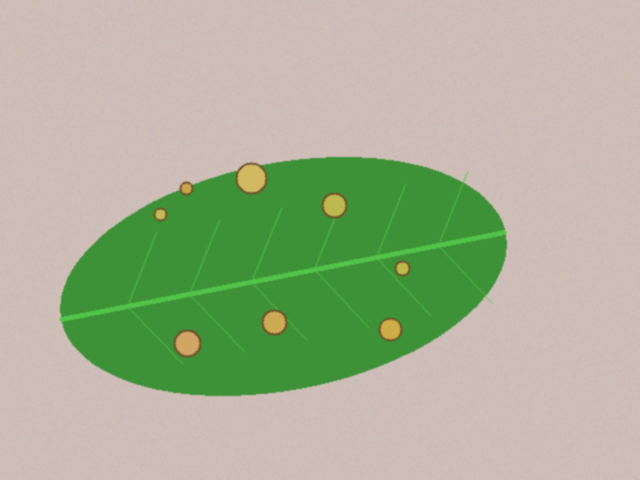
#> input picture data/bersih/teh_041.png, 640 x 480 px, found by its file name; the run also reads 1 picture not shown here
$ jupyter execute --allow-errors B6_morfologi.ipynb   (shell and % lines are left out)
#> lines starting #> are read from the running program, lines starting #| are printed output that depends on the picture; after the words box and inside, x2 and y2 are one past the last pixel; in counts of white or black regions, pixels touching at a corner belong together
#> in baca, img is the input picture: shape (480, 640, 3); mean B, G, R 149.8, 178.3, 169
### src/utils_cv.py
# -*- coding: utf-8 -*-
"""utils_cv

Automatically generated by Colab.

Original file is located at
    https://colab.research.google.com/drive/1yaLWqWndo8IHZs94wxVdxO93NCY6QhBB
"""

"""
utils_cv.py
Fungsi bantu yang dipakai ulang sepanjang semester.
"""

import cv2
import numpy as np
import matplotlib.pyplot as plt


def baca(path):
    """Membaca citra dan langsung memberi pesan jelas bila gagal."""

    img = cv2.imread(path)

    if img is None:
        raise FileNotFoundError(f"Citra tidak ditemukan: {path}")

    return img


def tampil(daftar, judul, baris=1, ukuran=(14, 4)):
    """
    Menampilkan beberapa citra berdampingan.
    Citra 3 kanal dianggap BGR.
    """

    kolom = int(np.ceil(len(daftar) / baris))

    plt.figure(figsize=ukuran)

    for i, (im, jd) in enumerate(zip(daftar, judul)):
        plt.subplot(baris, kolom, i + 1)

        if im.ndim == 3:
            plt.imshow(cv2.cvtColor(im, cv2.COLOR_BGR2RGB))
        else:
            plt.imshow(im, cmap="gray", vmin=0, vmax=255)

        plt.title(jd)
        plt.axis("off")

    plt.tight_layout()


# [38 lines left out: functions kontras_bercak, statistik, not called in this run]

### src/praproses.py
# -*- coding: utf-8 -*-
"""praproses

Automatically generated by Colab.

Original file is located at
    https://colab.research.google.com/drive/1gBHaIEgxb04OF1H6e6EdqUAJ3U9CInIl
"""

"""praproses.py: rangkaian praproses SIMUTEH."""

import json
import cv2
import numpy as np

PARAM_BAWAAN = {
    "lebar": 640,
    "gamma": 1.0,
    "clahe_clip": 2.0,
    "clahe_tile": 8,
    "penapis": "median",
    "kernel": 3,
    "sigma": 1.0,
    "tajam_k": 0.0,
}


def praproses(img_bgr, p=None):
    """Urutan: ubah ukuran -> gamma -> CLAHE kanal V -> redam derau -> tajamkan."""
    p = {**PARAM_BAWAAN, **(p or {})}

    # TODO 1: Ubah ukuran citra, lebar sesuai parameter dan rasio aspek tetap
    tinggi_baru = int(img_bgr.shape[0] * p["lebar"] / img_bgr.shape[1])
    img = cv2.resize(
        img_bgr,
        (p["lebar"], tinggi_baru),
        interpolation=cv2.INTER_AREA
    )

    # TODO 2: Koreksi gamma
    if p["gamma"] != 1:
        gamma = p["gamma"]
        lut = np.array([
            255 * (i / 255) ** (1 / gamma)
            for i in range(256)
        ]).clip(0, 255).astype(np.uint8)

        img = cv2.LUT(img, lut)

    # TODO 3: CLAHE pada kanal V
    if p["clahe_clip"] > 0:
        hsv = cv2.cvtColor(img, cv2.COLOR_BGR2HSV)

        clahe = cv2.createCLAHE(
            clipLimit=p["clahe_clip"],
            tileGridSize=(p["clahe_tile"], p["clahe_tile"])
        )

        hsv[:, :, 2] = clahe.apply(hsv[:, :, 2])
        img = cv2.cvtColor(hsv, cv2.COLOR_HSV2BGR)

    # TODO 4: Redam derau sesuai jenis penapis
    if p["penapis"] == "rerata":
        img = cv2.blur(img, (p["kernel"], p["kernel"]))

    elif p["penapis"] == "gaussian":
        img = cv2.GaussianBlur(
            img,
            (p["kernel"], p["kernel"]),
            p["sigma"]
        )

    elif p["penapis"] == "median":
        img = cv2.medianBlur(img, p["kernel"])

    # TODO 5: Unsharp masking
    if p["tajam_k"] > 0:
        blur = cv2.GaussianBlur(img, (5, 5), 1.0)
        img = cv2.addWeighted(
            img,
            1 + p["tajam_k"],
            blur,
            -p["tajam_k"],
            0
        )

    return img


def simpan_param(p, path="../hasil/param_praproses.json"):
    with open(path, "w") as f:
        json.dump({**PARAM_BAWAAN, **p}, f, indent=2)

### src/utils_tepi.py

"""utils_tepi.py: fungsi bantu evaluasi deteksi tepi dan morfologi (P5-P6 SIMUTEH)."""

import cv2
import numpy as np


# [27 lines left out: functions tepi_acuan, skor_tepi, not called in this run]


def iou(a, b):
    """Intersection over Union dua mask biner."""
    a, b = a > 0, b > 0
    gabungan = (a | b).sum()

    return 1.0 if gabungan == 0 else float((a & b).sum() / gabungan)


def mask_daun_awal(img_bgr):
    """Mask daun sementara: ambang Otsu pada kanal saturasi (dibahas tuntas di P7)."""
    s = cv2.cvtColor(img_bgr, cv2.COLOR_BGR2HSV)[:, :, 1]
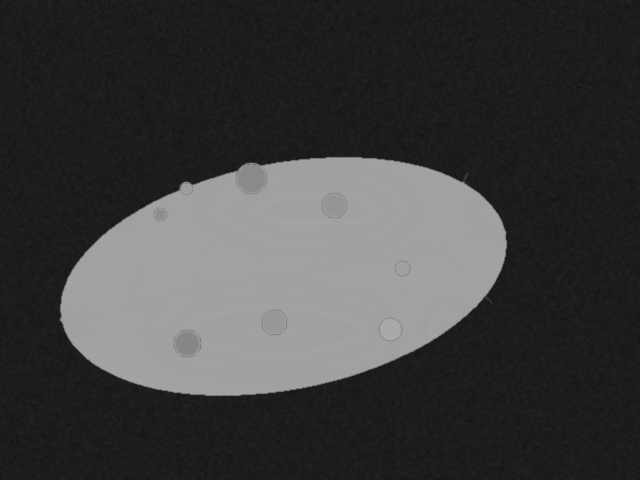
#> s: shape (480, 640); min 19, max 170, mean 62.6
    _, m = cv2.threshold(s, 0, 255, cv2.THRESH_BINARY + cv2.THRESH_OTSU)
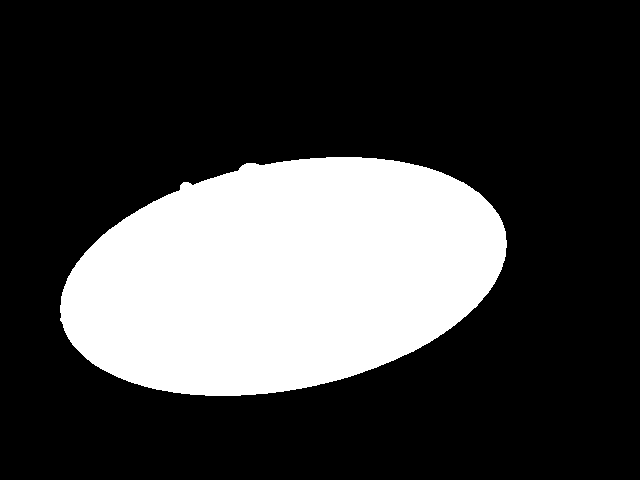
#> m: shape (480, 640); 26.3% white; 1 white region, box (x1, y1, x2, y2) and area: (60, 157, 507, 396) 80752

    return m


def bercak_awal(img_bgr, mask_daun, kanal=2, k=4.0):
    """Citra biner bercak sementara: piksel daun pada kanal terpilih yang lebih
    terang dari median daun + k x MAD (simpangan median absolut, dikali 1,4826).

    Median dan MAD dipakai karena tidak ikut terseret oleh bercak yang luas.
    Hasilnya sengaja masih kasar: memuat titik derau, potongan tulang daun,
    dan tepi daun yang harus dibersihkan dengan operasi morfologi (P6).
    """
    c = img_bgr[:, :, kanal].astype(np.float32)
    m = mask_daun > 0

    med = np.median(c[m])
    mad = 1.4826 * np.median(np.abs(c[m] - med))

    return (((c > med + k * mad) & m) * 255).astype(np.uint8)

### notebook/B6_morfologi.ipynb
# **Langkah 3.2 Citra Biner Awal**
**Kode 3.1 Mask daun awal dan bercak awal**

[cell 1]
from google.colab import drive
drive.mount('/content/drive')

[cell 2]
import os
import sys
import cv2
import numpy as np
import pandas as pd
import matplotlib.pyplot as plt

BASE_DIR = "/content/drive/MyDrive/SIMUTEH/simuteh-2330511078"
SRC_DIR = os.path.join(BASE_DIR, "src")

sys.path.insert(0, SRC_DIR)

from utils_cv import baca, tampil
from praproses import praproses
from utils_tepi import iou, mask_daun_awal, bercak_awal

import json

from praproses import PARAM_BAWAAN

PARAM = PARAM_BAWAAN.copy()
# Fungsi untuk memuat citra dan mask

def muat(nama):
    img = baca(
        os.path.join(BASE_DIR, "data", "sintetis", "citra", nama))

    md = cv2.imread(
        os.path.join(BASE_DIR, "data", "sintetis", "mask_daun", nama), 0)

    mb = cv2.imread(
        os.path.join(BASE_DIR, "data", "sintetis", "mask_bercak", nama), 0)

    return img, md, mb

[cell 3]
# Kode 3.1 Mask daun awal dan bercak awal

def jumlah_komponen(m, konek=8):
    return cv2.connectedComponents(
        (m > 0).astype(np.uint8),
        connectivity=konek
    )[0] - 1

baris, panel, judul = [], [], []

for nama in ["teh_041.png", "teh_021.png", "teh_011.png"]:  # berat, ringan, sehat

    img, md, mb = muat(nama)
    pra_ = praproses(img, PARAM)
    m_daun = mask_daun_awal(pra_)
    b0 = bercak_awal(pra_, m_daun, kanal=2, k=4.0)
#> in bercak_awal, `c = img_bgr[:, :, kanal].astype(np.float32)`:
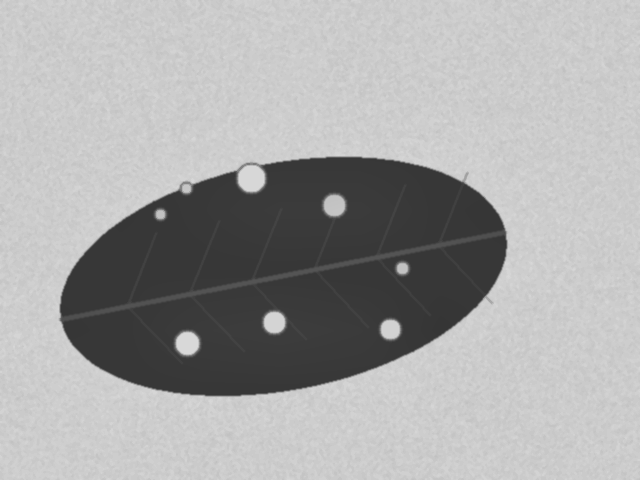
#> c: shape (480, 640) float32; min 53, max 216, mean 166.7
#> in bercak_awal, `med = np.median(c[m])`: med = 56
#> in bercak_awal, `mad = 1.4826 * np.median(np.abs(c[m] - med))`: mad = 1.48
#> in bercak_awal, `return (((c > med + k * mad) & m) * 255).astype(np.uint8)`:
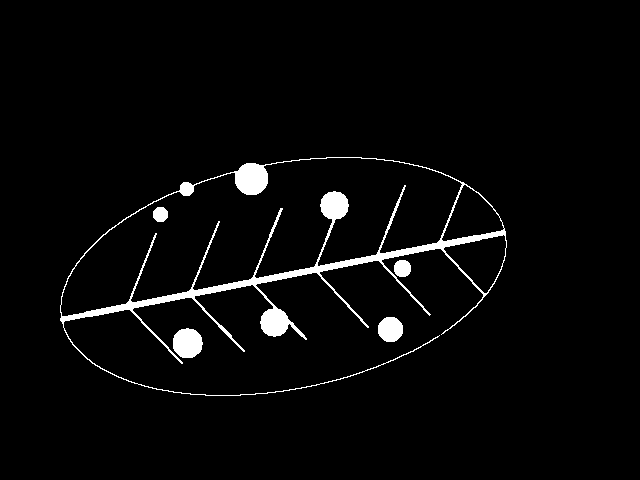
#> returned value: shape (480, 640); 3.2% white; 5 white regions, box (x1, y1, x2, y2) and area: (60, 157, 507, 396) 8325, (173, 328, 203, 358) 714, (378, 317, 403, 342) 505, (394, 260, 411, 277) 241, (153, 207, 168, 222) 185

    baris.append([
        nama,
        round(iou(m_daun, md), 3),
        jumlah_komponen(b0),
        jumlah_komponen(mb),
        round(iou(b0, mb), 3) if mb.any() else "-" ])
#> in iou, `gabungan = (a | b).sum()`: gabungan = 307200

    panel += [pra_, b0, mb]
    judul += [nama[:7], "bercak awal", "mask bercak acuan"]

print(pd.DataFrame(
    baris,
    columns=[
        "citra",
        "IoU daun awal",
        "komponen bercak awal",
        "komponen acuan",
        "IoU bercak awal" ]))
#> (printed output is left out)
tampil(panel, judul, baris=3, ukuran=(14, 10))
#> in tampil, `kolom = int(np.ceil(len(daftar) / baris))`: kolom = 3
#> the loop in tampil, `for i, (im, jd) in enumerate(zip(daftar, judul)):` made 9 passes
#> jd on passes 1 to 4: 'teh_041', 'bercak awal', 'mask bercak acuan', 'teh_021'
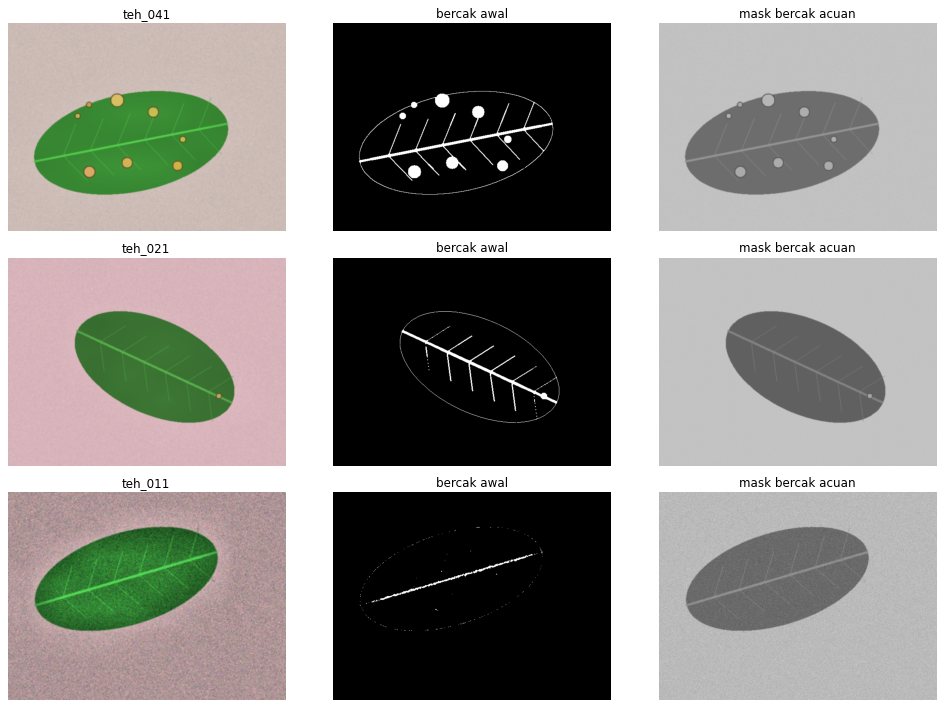
#> figure drawn by matplotlib, 9 panels

#**Langkah 3.3 Enam Operasi**

**Kode 3.2 Erosi, dilasi opening dan closing**

[cell 4]
# Kode 3.2 Erosi, dilasi, opening, dan closing

SE = lambda k, bentuk=cv2.MORPH_ELLIPSE: cv2.getStructuringElement(
    bentuk, (k, k))

def operasi(b, se):
    return {
        "awal": b,
        "erosi": cv2.erode(b, se),
        "dilasi": cv2.dilate(b, se),
        "opening": cv2.morphologyEx(b, cv2.MORPH_OPEN, se),
        "closing": cv2.morphologyEx(b, cv2.MORPH_CLOSE, se),
        "open+close": cv2.morphologyEx(
            cv2.morphologyEx(b, cv2.MORPH_OPEN, se),
            cv2.MORPH_CLOSE,
            se )}

baris = []

for nama in ["teh_021.png", "teh_011.png"]:

    img, md, mb = muat(nama)
    pra_ = praproses(img, PARAM)
    b0 = bercak_awal(
        pra_,
        mask_daun_awal(pra_))
    hasil = operasi(b0, SE(5))
#> hasil = 6 items

    for nm, m in hasil.items():
        baris.append([
            nama,
            nm,
            jumlah_komponen(m),
            int((m > 0).sum()),
            round(iou(m, mb), 3) if mb.any() else "-"
        ])
#> this loop made 6 passes
#> after the loop, baris = 6 items

    tampil(
        list(hasil.values()),
        list(hasil.keys()),
        ukuran=(18, 3))
#> the loop in tampil (call 2), `for i, (im, jd) in enumerate(zip(daftar, judul)):` made 6 passes
    plt.show()
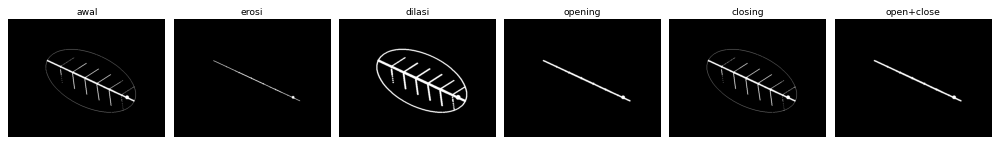
#> figure drawn by matplotlib, 6 panels

print(pd.DataFrame(
    baris,
    columns=["citra", "operasi", "komponen", "piksel", "IoU"]))
#|           citra     operasi  komponen  piksel    IoU
#| 0   teh_021.png        awal        19    5078  0.017
#| 1   teh_021.png       erosi         1    1162  0.004
#> (further printed lines are left out)

#**Langkah 3.4 Eksperimen ambang dan SE**

**Kode 3.3 Eksperimen K, bentuk dan ukuran SE**

#> (a cell that did not finish here is left out)

[cell 6]
# Kode 3.3 Eksperimen k, bentuk, dan ukuran SE

bentuk = {
    "persegi": cv2.MORPH_RECT,
    "elips": cv2.MORPH_ELLIPSE,
    "silang": cv2.MORPH_CROSS}
#> bentuk = {'persegi': 0, 'elips': 2, 'silang': 1}

baris = []

#> (the rest of this cell did not finish here and is left out)

#**Langkah 3.5 Gradien Sebagai tepi Daun**

**Kode 3.4 Gradien morfologi dibandingkan dengan Canny**

[cell 7]
import utils_tepi

print([nama for nama in dir(utils_tepi) if "canny" in nama.lower()])

[cell 8]
# Kode 3.4 Gradien morfologi dibandingkan dengan Canny

from utils_tepi import (
    tepi_acuan,
    skor_tepi,
    iou,
    mask_daun_awal,
    bercak_awal
)

baris = []

#> (the rest of this cell did not finish here and is left out)

##**Langkah 3.5 mengejakan sendiri**

[cell 9]
# Langkah 3.5 Visualisasi bentuk dan ukuran SE

bentuk = {
    "Persegi": cv2.MORPH_RECT,
    "Elips": cv2.MORPH_ELLIPSE,
    "Silang": cv2.MORPH_CROSS
}
#> bentuk = {'Persegi': 0, 'Elips': 2, 'Silang': 1}

ukuran = [3, 5, 7]
panel = []
judul = []

for nama_bentuk, jenis in bentuk.items():
    for k in ukuran:
        se = cv2.getStructuringElement(
            jenis, (k, k)
        )

        panel.append(se * 255)
        judul.append(f"{nama_bentuk} {k}x{k}")
#> this loop made 3 passes
#> (nama_bentuk, jenis) on passes 1 to 3: ('Persegi', 0), ('Elips', 2), ('Silang', 1)
#> after the loop, judul = ['Persegi 3x3', 'Persegi 5x5', 'Persegi 7x7', 'Elips 3x3', 'Elips 5x5', 'Elips 7x7', 'Silang 3x3', 'Silang 5x5', 'Silang 7x7']; panel = 9 items

# Menampilkan 9 variasi SE dalam 3 baris
tampil(
    panel,
    judul,
    baris=3,
    ukuran=(12, 9)
)

plt.show()
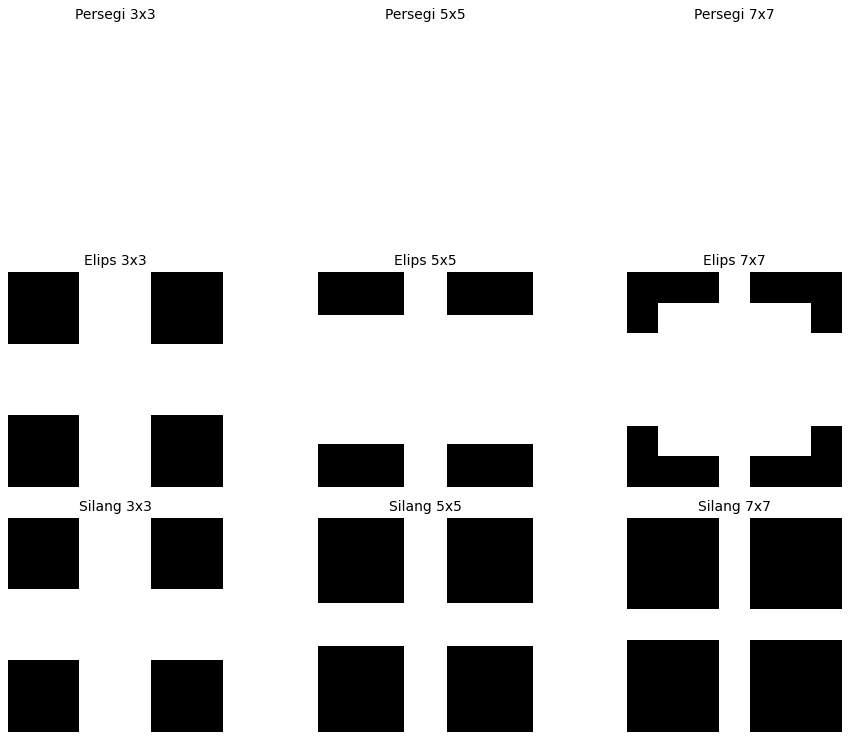
#> figure drawn by matplotlib, 9 panels

#**Langkah 4.2 Label dan ukur**

**Kode 4.1 Komponen terhubung dan pengukuran setiap bercak**

[cell 10]
# Kode 4.1 Komponen terhubung dan pengukuran setiap bercak

MM_PER_PX = 0.4375  # 1 piksel = 0,4375 mm

def ukur_komponen(m, konek=8):
    n, lbl, st, cen = cv2.connectedComponentsWithStats(
        (m > 0).astype(np.uint8),
        connectivity=konek)

    baris = []

    for i in range(1, n):
        kontur, _ = cv2.findContours(
            (lbl == i).astype(np.uint8),
            cv2.RETR_EXTERNAL,
            cv2.CHAIN_APPROX_NONE)

        A = int(st[i, cv2.CC_STAT_AREA])
        keliling = cv2.arcLength(kontur[0], True)

        kebulatan = (
            0.0 if keliling == 0
            else 4 * np.pi * A / keliling**2)

        w, h = cv2.minAreaRect(kontur[0])[1]
        rasio = max(w, h) / max(min(w, h), 1)

        baris.append([
            i, A,
            round(A * MM_PER_PX**2, 2),
            round(keliling, 1),
            round(kebulatan, 2),
            round(rasio, 2),
            int(cen[i][0]),
            int(cen[i][1]) ])

    kolom = [
        "label",
        "luas_px",
        "luas_mm2",
        "keliling_px",
        "kebulatan",
        "rasio_aspek",
        "cx",
        "cy" ]

    return pd.DataFrame(baris, columns=kolom), lbl

# Memuat citra
img, md, mb = muat("teh_041.png")

# Praproses dan membuat mask daun
pra_ = praproses(img, PARAM)
m_daun = mask_daun_awal(pra_)

# Membersihkan mask bercak menggunakan opening dan closing
bersih = cv2.morphologyEx(
    cv2.morphologyEx(
        bercak_awal(pra_, m_daun),
        cv2.MORPH_OPEN,
        SE(5)
    ),
    cv2.MORPH_CLOSE,
    SE(5) )

# Membandingkan jumlah komponen konektivitas 4 dan 8
for konek in [4, 8]:
    print(
        f"konektivitas {konek}: "
        f"{jumlah_komponen(bersih, konek)} komponen" )
#> this loop made 2 passes
#| konektivitas 4: 8 komponen
#| konektivitas 8: 8 komponen

# Mengukur komponen dengan konektivitas 8
tabel_kom, lbl = ukur_komponen(bersih)
#> in ukur_komponen, `n, lbl, st, cen = cv2.connectedComponentsWithStats( (m > 0).astype(np...`:
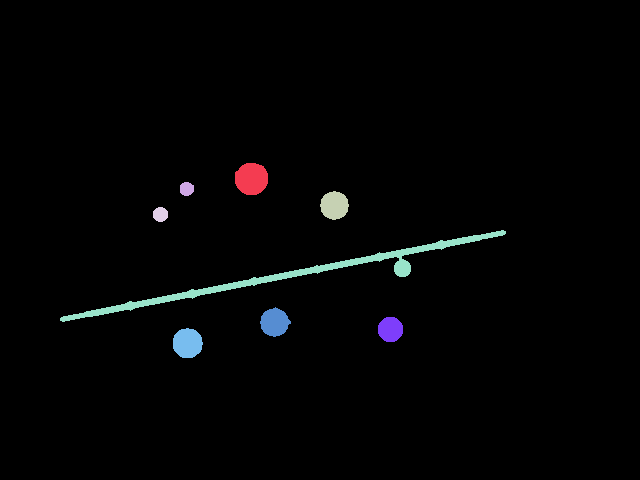
#> lbl: shape (480, 640) int32; 9 distinct labels, from 0 to 8; one colour per label, 0 black
#> in ukur_komponen, `n, lbl, st, cen = cv2.connectedComponentsWithStats( (m > 0).astype(np...`: n = 9; st = [[0, 0, 640, 480, 300324], [235, 163, 33, 32, 860], [180, 182, 14, 14, 161], [320, 191, 29, 29, 638], [153, 207, 15, 15, 181], [60, 230, 446, 92, 3167], [260, 307, 31, 30, 650], [378, 317, 25, 25, 505], [173, 328, 30, 30, 714]]; cen = [[320.4, 238.8], [251.1, 178.4], [186.3, 188.5], [334, 205], [160, 214], [292, 274.9], [274.2, 321.9], [390, 329], [187.2, 342.8]]
#> the loop in ukur_komponen, `for i in range(1, n):` made 8 passes
#> (A, keliling, kebulatan, w, h, rasio) on passes 1 to 4: (860, 106.7, 0.95, 31, 32, 1.03), (161, 44.38, 1.03, 13, 13, 1), (638, 93.25, 0.922, 27.85, 27.85, 1), (181, 46.63, 1.05, 14, 14, 1)
#> after the loop in ukur_komponen, `for i in range(1, n):`: baris = 8 items
#> tabel_kom = table of 8 rows and 8 columns
print(tabel_kom)
#|    label  luas_px  luas_mm2  keliling_px  kebulatan  rasio_aspek   cx   cy
#| 0      1      860    164.61        106.7       0.95         1.03  251  178
#| 1      2      161     30.82         44.4       1.03         1.00  186  188
#> (further printed lines are left out)

# Memberi warna pada setiap komponen
warna = cv2.applyColorMap(
    (lbl * (255 // max(lbl.max(), 1))).astype(np.uint8),
    cv2.COLORMAP_JET)
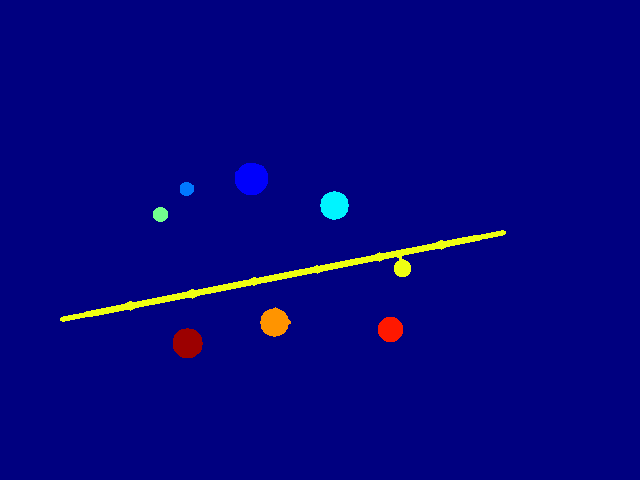
#> warna: shape (480, 640, 3); mean B, G, R 126.8, 3.7, 3.8

warna[lbl == 0] = pra_[lbl == 0]

# Menambahkan nomor label pada gambar
for _, r in tabel_kom.iterrows():
    cv2.putText(
        warna,
        str(int(r.label)),
        (int(r.cx) + 8, int(r.cy)),
        cv2.FONT_HERSHEY_SIMPLEX,
        0.5, (255, 255, 255), 2)
#> this loop made 8 passes

# Menampilkan hasil
tampil(
    [pra_, warna],
    ["teh_041 sesudah praproses", "komponen berlabel"],
    ukuran=(12, 4.5) )

plt.show()

#**Langkah 4.3 Saring Bercak Palsu

**Kode 4.2 Penyaringan komponen berdasarkan ukuran dan bentuk**

[cell 11]
# Langkah 4.2 Penyaringan komponen berdasarkan ukuran dan bentuk

# [11 lines left out: function saring, not called in this run]

# Empat aturan penyaringan
aturan = {
    "tanpa saring": (0, 0, 99),
    "luas >= 20": (20, 0, 99),
    "luas + kebulatan": (20, 0.5, 99),
    "luas + kebulatan + rasio": (20, 0.5, 1.8) }

# Pengujian pada seluruh 60 citra
baris = []

#> (the rest of this cell did not finish here and is left out)

#**Langkah 4.4 Kerjakan Sendiri: Dasar ambang Penyaringan**

Yang dikerjakan utama:

1.   Mengabil setiap komponen bercak dari hasil pembersihan
2.   Memberikan label benar atau palsu berdasarkan perbandingan dengan mask_bercak acuan
3.   Membuat diaram sebar (scatter plot) antara kebuatan dan rasio aspek

Aturan pelabelannya:
- Benar: lebih dari 50% piksel komponen berada di dalam mask_bercak acuan.
- Palsu: 50% atau kurang piksel komponen berada di dalam mask_bercak acuan.

[cell 12]
# Kode 4.3 Mengerjakan sendirii

baris = []

#> (the rest of this cell did not finish here and is left out)

[cell 13]
# Diagram sebar kebulatan terhadap rasio aspek

plt.figure(figsize=(9, 6))

#> (the rest of this cell did not finish here and is left out)

[cell 14]
# Menghitung luas mask bercak acuan
luas_acuan_px = np.count_nonzero(mb > 0)
#> luas_acuan_px = 307200
luas_acuan_mm = luas_acuan_px * (MM_PER_PX ** 2)
#> luas_acuan_mm = 58800

print("Luas mask acuan:", luas_acuan_px, "piksel")
#| Luas mask acuan: 307200 piksel
print("Luas mask acuan:", round(luas_acuan_mm, 2), "mm²")
#| Luas mask acuan: 58800.0 mm²

#**BAGIAN 5 INTEGRASI: Modul Analisis Bercak SIMUTEH**

#**Langkah 5.1 Kerjakan Sendiri: Melengkapi Modul**

**Kode 5.1 Kerangka src/bercak.py**

[cell 15]
import sys
import importlib

SRC = "/content/drive/MyDrive/SIMUTEH/simuteh-2330511078/src"

if SRC not in sys.path:
    sys.path.insert(0, SRC)

importlib.invalidate_caches()

import utils_tepi
import bercak

print("Import utils_tepi: BERHASIL")
print("Import bercak: BERHASIL")
print("Lokasi bercak:", bercak.__file__)

**Langkah 5.2 Evaluasi Menyeluruh**

**Kode 5.2 Evaluasi modul bercak.py**

[cell 16]
from pathlib import Path

PROJECT = Path("/content/drive/MyDrive/SIMUTEH/simuteh-2330511078")

print("File label yang ditemukan:")

for f in PROJECT.rglob("label.csv"):
    print(f)

print("\nVariabel yang tersedia:")
for nama in ["label", "muat", "PARAM", "praproses", "jumlah_komponen"]:
    print(nama, "=", nama in globals())
